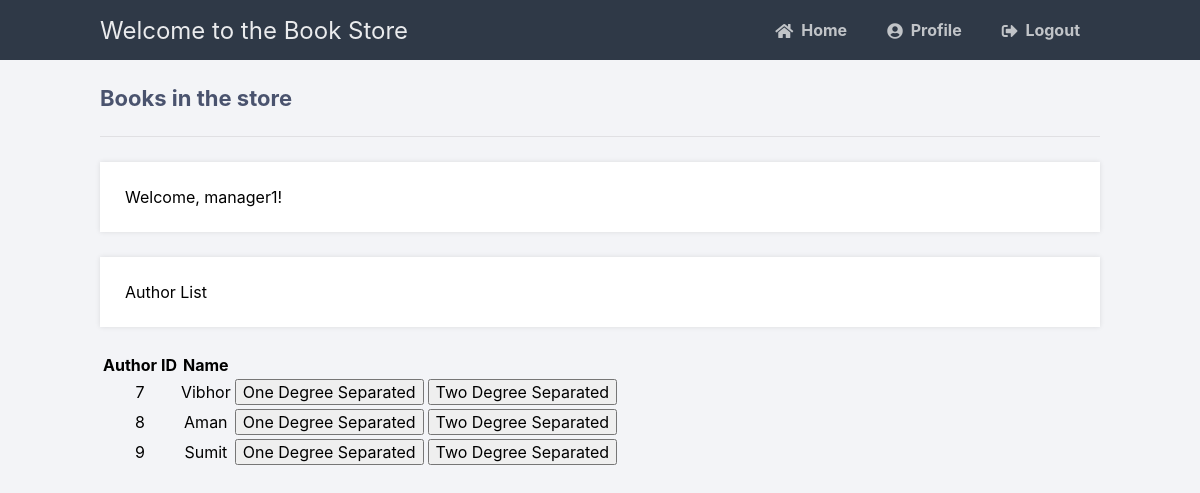
The app's page /displayAuthor (signed in), older data.
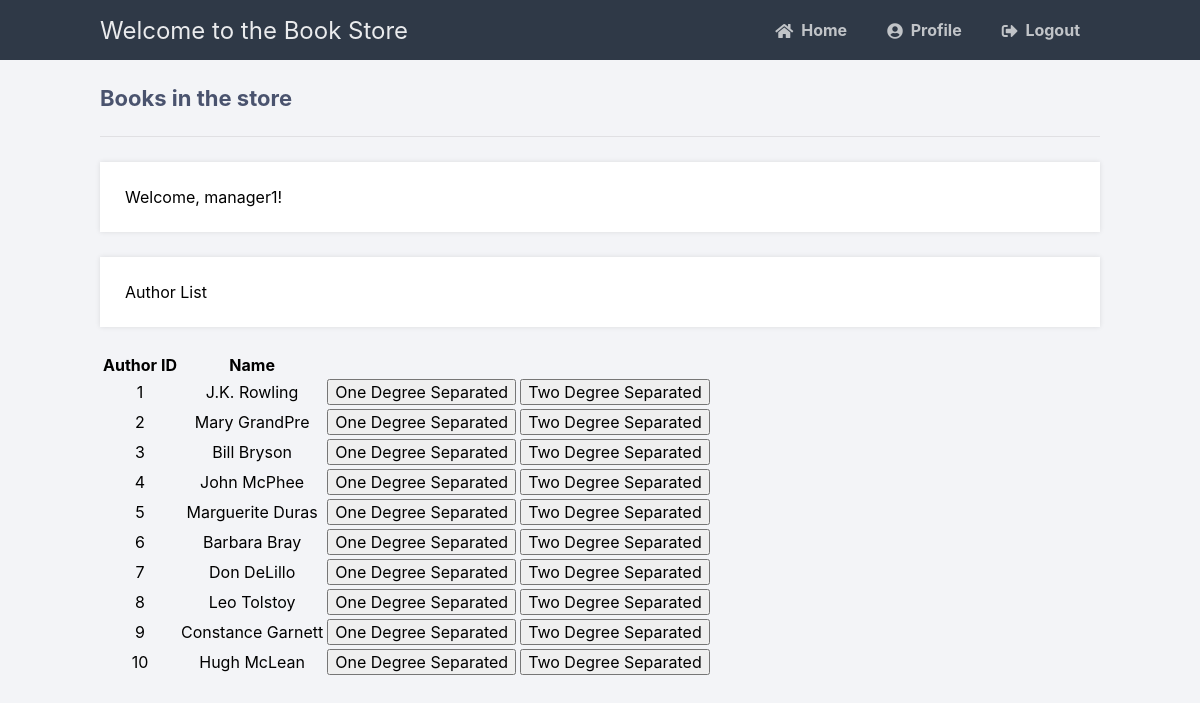
The same page, newer data.
### tables this page shows
CREATE TABLE Author (
            authorID INTEGER PRIMARY KEY AUTOINCREMENT,
            name TEXT NOT NULL
);

### main.py (the view)
@app.route('/displayAuthor', methods=['GET', 'POST'])
def displayAuthor():
    if 'loggedin' in session and (session['type'] == 1 or session['type'] == 0):
        msg = ''
        if request.method == 'GET':
            with sql.connect("Book.db") as con:
                cursor = con.cursor()
                cursor.execute(
                    'SELECT * FROM Author')
                author = cursor.fetchall()
                if not author:
                    msg = 'No Author Found!'
                else:
                    print(author)
                    return render_template('displayAuthor.html', data=author, username=session['username'])
    return redirect(url_for('login'))

### templates/displayAuthor.html (shortened to what this page needs)
{% extends 'layout.html' %}
{% block content %}
<h2>Books in the store</h2>
<p>Welcome, {{ username }}!</p>
<p>Author List</p>
<table>
    <thead>
      <tr>
          <th>Author ID</th>
          <th>Name</th>
          <th></th>
          <th></th>
      </tr>
      </thead>
      <tbody>
       {% for item in data %}
       <form action="{{ url_for('degreeSeparation') }}" method="get" autocomplete="off">
              <tr>
                  <td style="text-align:center">{{item[0]}}</td>
                  <td style="text-align:center">{{item[1]}}</td>
                  <td><button type="submit" name="degree" value="onedegree">One Degree Separated</button></td>
                  <td><button type="submit" name="degree" value="twodegree">Two Degree Separated</button></td>
              </tr>
            </form>
          {% endfor %}
      </tbody>
  </table>
{% endblock %}

### templates/layout.html (shortened to what this page needs)
<!DOCTYPE html>
<html>
	<head>
		<link rel="stylesheet" href="{{ url_for('static', filename='style.css') }}">
		<link rel="stylesheet" href="https://use.fontawesome.com/releases/v5.7.1/css/all.css">
	</head>
	<body class="loggedin">
		<nav class="navtop">
			<div>
				<h1>Welcome to the Book Store</h1>
                <a href="{{ url_for('home') }}"><i class="fas fa-home"></i>Home</a>
				<a href="{{ url_for('profile') }}"><i class="fas fa-user-circle"></i>Profile</a>
				<a href="{{ url_for('logout') }}"><i class="fas fa-sign-out-alt"></i>Logout</a>
			</div>
		</nav>
		<div class="content">
			{% block content %}{% endblock %}
		</div>
	</body>
</html>

### static/style.css (style rules this page uses)
* { box-sizing: border-box; font-family: -apple-system, BlinkMacSystemFont, "segoe ui", roboto, oxygen, ubuntu, cantarell, "fira sans", "droid sans", "helvetica neue", Arial, sans-serif; font-size: 16px; -webkit-font-smoothing: antialiased; -moz-osx-font-smoothing: grayscale; }
body { background-color: #758283; margin: 0; }
.navtop { background-color: #2f3947; height: 60px; width: 100%; border: 0; }
.navtop div { display: flex; margin: 0 auto; width: 1000px; height: 100%; }
.navtop div h1, .navtop div a { display: inline-flex; align-items: center; }
.navtop div h1 { flex: 1; font-size: 24px; padding: 0; margin: 0; color: #eaebed; font-weight: normal; }
.navtop div a { padding: 0 20px; text-decoration: none; color: #c1c4c8; font-weight: bold; }
.navtop div a i { padding: 2px 8px 0 0; }
body.loggedin { background-color: #f3f4f7; }
.content { width: 1000px; margin: 0 auto; }
.content h2 { margin: 0; padding: 25px 0; font-size: 22px; border-bottom: 1px solid #e0e0e3; color: #4a536e; }
.content > p, .content > div { box-shadow: 0 0 5px 0 rgba(0, 0, 0, 0.1); margin: 25px 0; padding: 25px; background-color: #fff; }

Row changes from the older to the newer data that the page shows:
added Author: authorID "1", name "J.K. Rowling"
added Author: authorID "2", name "Mary GrandPre"
added Author: authorID "3", name "Bill Bryson"
added Author: authorID "4", name "John McPhee"
added Author: authorID "5", name "Marguerite Duras"
added Author: authorID "6", name "Barbara Bray"
changed Author id 7: name "Vibhor" → "Don DeLillo"
changed Author id 8: name "Aman" → "Leo Tolstoy"
changed Author id 9: name "Sumit" → "Constance Garnett"
added Author: authorID "10", name "Hugh McLean"
